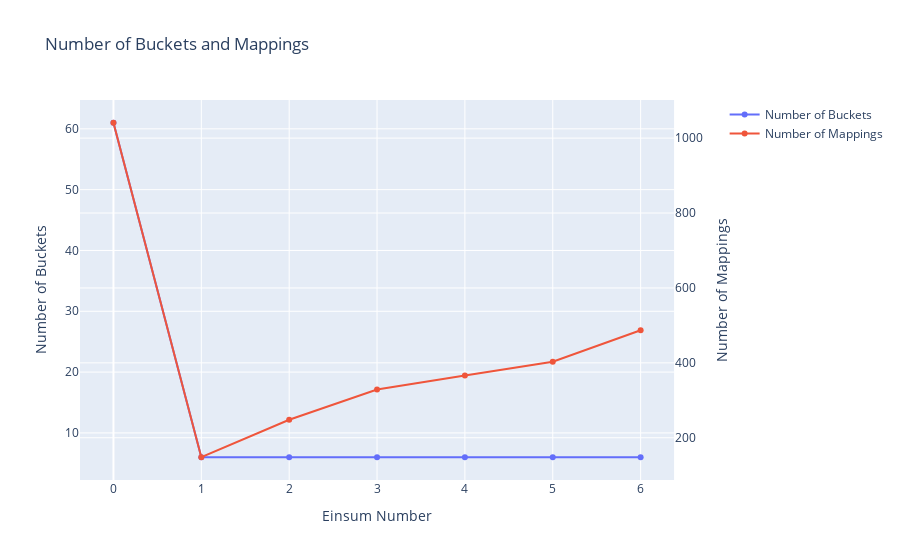

Notebook cell for this chart:
### Code cell
from plotly.subplots import make_subplots

import plotly.graph_objects as go

fig = make_subplots(specs=[[{"secondary_y": True}]])

fig.add_trace(go.Scatter(x=list(range(len(nbuckets))), y=nbuckets, mode='lines+markers', name='Number of Buckets'), secondary_y=False)
fig.add_trace(go.Scatter(x=list(range(len(nmappings))), y=nmappings, mode='lines+markers', name='Number of Mappings'), secondary_y=True)

fig.update_layout(title='Number of Buckets and Mappings',
                  xaxis_title='Einsum Number')

fig.update_yaxes(title_text='Number of Buckets', secondary_y=False)
fig.update_yaxes(title_text='Number of Mappings', secondary_y=True)

fig.show()

### Figure 1 — Plotly figure (JSON) as saved in the notebook; plotly's stock layout.template omitted (floating-point values rounded to 4 significant figures)
{"data": [{"mode": "lines+markers", "name": "Number of Buckets", "type": "scatter", "x": [0, 1, 2, 3, 4, 5, 6], "xaxis": "x", "y": [61, 6, 6, 6, 6, 6, 6], "yaxis": "y"}, {"mode": "lines+markers", "name": "Number of Mappings", "type": "scatter", "x": [0, 1, 2, 3, 4, 5, 6], "xaxis": "x", "y": [1041, 148, 248, 329, 366, 403, 487], "yaxis": "y2"}], "layout": {"title": {"text": "Number of Buckets and Mappings"}, "xaxis": {"anchor": "y", "domain": [0, 0.94], "title": {"text": "Einsum Number"}}, "yaxis": {"anchor": "x", "domain": [0, 1], "title": {"text": "Number of Buckets"}}, "yaxis2": {"anchor": "x", "overlaying": "y", "side": "right", "title": {"text": "Number of Mappings"}}}}
